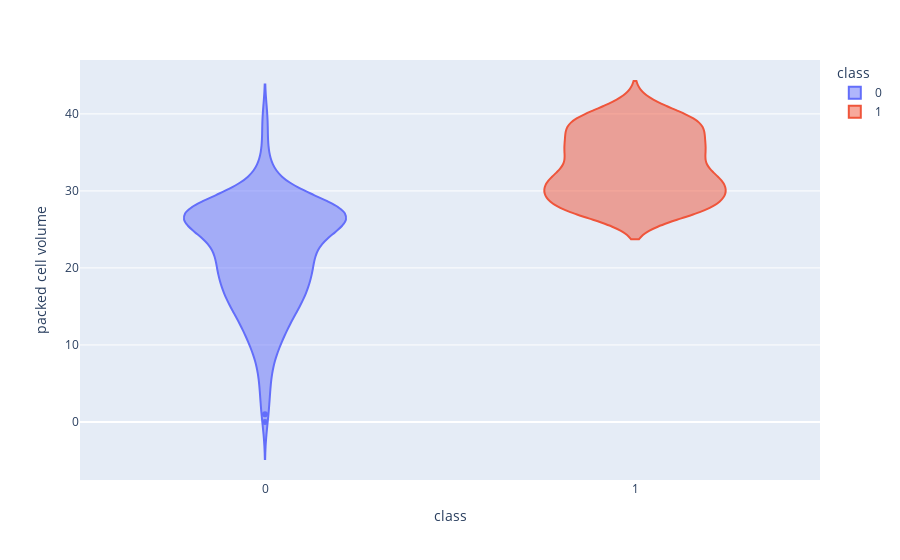

Source (notebook cell):
### Code cell
px.violin(df,y='packed cell volume',x='class',color='class')

### Figure 1 — Plotly figure (JSON) as saved in the notebook; plotly's stock layout.template omitted (floating-point values rounded to 4 significant figures; data arrays with more than 128 entries replaced by an {"elided": "..."} marker saying what was removed)
{"data": [{"alignmentgroup": "True", "box": {"visible": false}, "hovertemplate": "class=%{x}<br>packed cell volume=%{y}<extra></extra>", "legendgroup": "0", "marker": {"color": "#636efa"}, "name": "0", "offsetgroup": "0", "orientation": "v", "scalegroup": "True", "showlegend": true, "type": "violin", "x": {"elided": "250 int values"}, "x0": " ", "xaxis": "x", "y": {"elided": "250 int values"}, "y0": " ", "yaxis": "y"}, {"alignmentgroup": "True", "box": {"visible": false}, "hovertemplate": "class=%{x}<br>packed cell volume=%{y}<extra></extra>", "legendgroup": "1", "marker": {"color": "#EF553B"}, "name": "1", "offsetgroup": "1", "orientation": "v", "scalegroup": "True", "showlegend": true, "type": "violin", "x": {"elided": "150 int values"}, "x0": " ", "xaxis": "x", "y": {"elided": "150 int values"}, "y0": " ", "yaxis": "y"}], "layout": {"legend": {"title": {"text": "class"}, "tracegroupgap": 0}, "margin": {"t": 60}, "violinmode": "overlay", "xaxis": {"anchor": "y", "categoryarray": [0, 1], "categoryorder": "array", "domain": [0, 1], "title": {"text": "class"}}, "yaxis": {"anchor": "x", "domain": [0, 1], "title": {"text": "packed cell volume"}}}}
